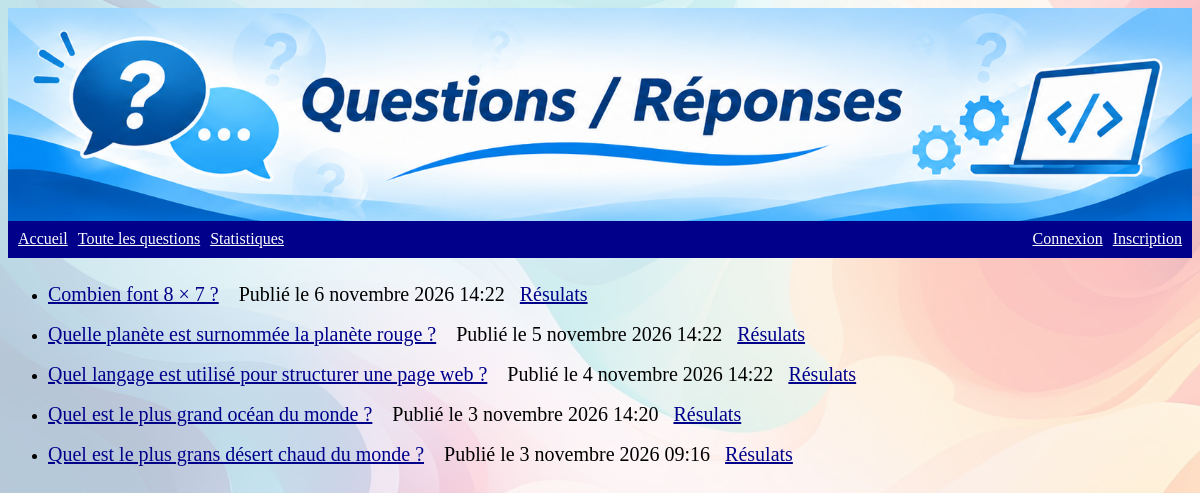
Before: /polls/ with the older database file.
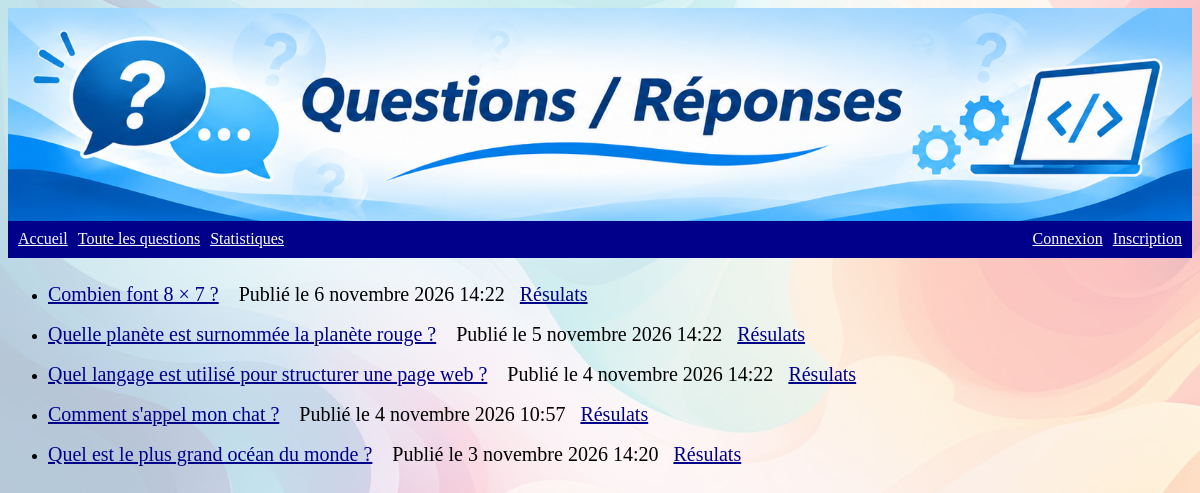
After: the same page with the newer database file.
### polls/models.py (models this page shows, shortened)
class Question(models.Model):
    question_text = models.CharField(max_length=200)
    pub_date = models.DateTimeField("date published")

### polls/views.py (the view)
# urls.py: path("", views.IndexView.as_view(), name="index"),
class IndexView(generic.ListView):
    template_name = "polls/index.html"
    context_object_name = "latest_question_list"
    def get_queryset(self):
        return Question.objects.filter(pub_date__lte=timezone.now()).order_by("-pub_date")[
            :5
        ]

### polls/templates/polls/index.html (shortened to what this page needs)
{% extends "base.html" %}
{% block main %}
{% if latest_question_list %}
    <ul>
    {% for question in latest_question_list %}
       <li><a href="{% url 'polls:detail' question.id %}">{{ question.question_text }}</a><span> Publié le {{question.pub_date}}</span><a href="{% url 'polls:results' question.id %}" class="results">Résulats</a></li>
    {% endfor %}
    </ul>
{% else %}
    <p>No polls are available.</p>
{% endif %}
{% endblock %}

Changed rows visible on the page:
no longer on this page (row unchanged): Question: question_text "Quel est le plus grans désert chaud du monde ?", pub_date "3 novembre 2026 09:16"
added Question: question_text "Comment s'appel mon chat ?", pub_date "4 novembre 2026 10:57"
